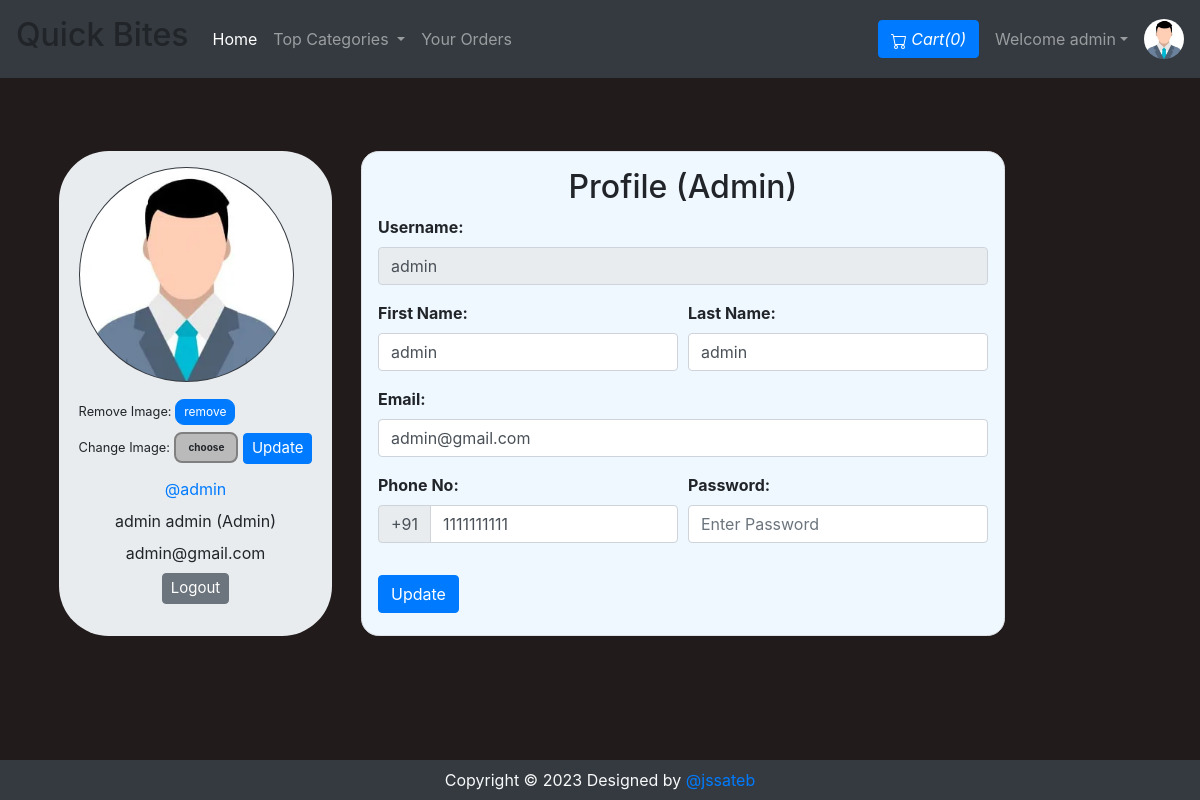
Screenshot of /viewProfile.php (signed in) with the database file from the repository.
### tables this page shows
CREATE TABLE `users` (
  `id` int(21) primary key,
  `username` varchar(21) NOT NULL,
  `firstName` varchar(21) NOT NULL,
  `lastName` varchar(21) NOT NULL,
  `email` varchar(35) NOT NULL,
  `phone` bigint(20) NOT NULL,
  `userType` enum('0','1') NOT NULL DEFAULT '0' COMMENT '0=user\r\n1=admin',
  `password` varchar(255) NOT NULL,
  `joinDate` datetime NOT NULL DEFAULT current_timestamp()
);

### viewProfile.php (the view, shortened to what this page needs)
<!DOCTYPE HTML>
<html lang="en">
<head>
    <link rel="stylesheet" href="https://stackpath.bootstrapcdn.com/bootstrap/4.2.1/css/bootstrap.min.css">
    <link rel="stylesheet" href="https://stackpath.bootstrapcdn.com/bootstrap/4.3.1/css/bootstrap.min.css">
    <link rel="stylesheet" href="https://use.fontawesome.com/releases/v5.7.2/css/all.css">
</head>
<body>
    <?php include 'partials/_dbconnect.php';?>
    <?php require 'partials/_nav.php' ?>
    <?php
        if($loggedin) {
    ?>
    <div class="container">
        <?php
            $sql = "SELECT * FROM users WHERE id='$userId'";
            $result = mysqli_query($conn, $sql);
            $row=mysqli_fetch_assoc($result);
            $username = $row['username'];
            $firstName = $row['firstName'];
            $lastName = $row['lastName'];
            $email = $row['email'];
            $phone = $row['phone'];
            $userType = $row['userType'];
            if($userType == 0) {
                $userType = "User";
            }
            else {
                $userType = "Admin";
            }
        ?>
        <div class="row">
            <div class="jumbotron p-3 mb-3" style="display: flex;justify-content: center;width: 28%;border-radius: 50px;margin: 0 auto;">
                <div class="user-info">
                    <img class="rounded-circle mb-3 bg-dark" src="img/person-<?php echo $userId; ?>.jpg" onError="this.src = 'img/profilePic.jpg'" style="width:215px;height:215px;padding:1px;">
                    <form action="partials/_manageProfile.php" method="POST">
                        <small>Remove Image: </small><button type="submit" class="btn btn-primary" name="removeProfilePic" style="font-size: 12px;padding: 3px 8px;border-radius: 9px;">remove</button>
                    </form>
                    <form action="partials/_manageProfile.php" method="POST" enctype="multipart/form-data" style="margin-top: 7px;">
                        <div class="upload-btn-wrapper">
                            <small>Change Image:</small>
                            <button class="btn upload">choose</button>
                        </div>
                        <button type="submit" name="updateProfilePic" class="btn btn-primary" style="margin-top: -20px;font-size: 15px;padding: 3px 8px;">Update</button>
                    </form>
                    <ul class="meta list list-unstyled" style="text-align:center;">
                        <li class="username my-2"><a href="viewProfile.php">@<?php echo $username ?></a></li>
                        <li class="name"><?php echo $firstName." ".$lastName; ?>
                            <label class="label label-info">(<?php echo $userType ?>)</label>
                        </li>
                        <li class="email"><?php echo $email ?></li>
                        <li class="my-2"><a href="partials/_logout.php"><button class="btn btn-secondary" style="font-size: 15px;padding: 3px 8px;">Logout</button></a></li>
                    </ul>
                </div>
            </div>
            <div class="content-panel mb-3" style="display: flex;justify-content: center;">
                <div class="border p-3" style="border: 2px solid rgba(0, 0, 0, 0.1);border-radius: 1.1rem;background-color: aliceblue;">
                    <h2 class="title text-center">Profile<span class="pro-label label label-warning"> (<?php echo $userType ?>)</span></h2>
                    <form action="partials/_manageProfile.php" method="post">
                        <div class="form-group">
                            <b><label for="username">Username:</label></b>
                            <input class="form-control" id="username" name="username" type="text" disabled value="<?php echo $username ?>">
                        </div>
                        <div class="form-row">
                        <div class="form-group col-md-6">
                            <b><label for="firstName">First Name:</label></b>
                            <input type="text" class="form-control" id="firstName" name="firstName" placeholder="First Name" required value="<?php echo $firstName ?>">
                        </div>
                        <div class="form-group col-md-6">
                            <b><label for="lastName">Last Name:</label></b>
                            <input type="text" class="form-control" id="lastName" name="lastName" placeholder="Last name" required value="<?php echo $lastName ?>">
                        </div>
                        </div>
                        <div class="form-group">
                            <b><label for="email">Email:</label></b>
                            <input type="email" class="form-control" id="email" name="email" placeholder="Enter Your Email" required value="<?php echo $email ?>">
                        </div>
                        <div class="form-row">
                            <div class="form-group  col-md-6">
                                <b><label for="phone">Phone No:</label></b>
                                <div class="input-group mb-3">
                                    <div class="input-group-prepend">
                                        <span class="input-group-text" id="basic-addon">+91</span>
                                    </div>
                                    <input type="tel" class="form-control" id="phone" name="phone" placeholder="Enter Your Phone Number" required pattern="[0-9]{10}" maxlength="10" value="<?php echo $phone ?>">
                                </div>
                            </div>
                            <div class="form-group  col-md-6">
                                <b><label for="password">Password:</label></b>
                                <input class="form-control" id="password" name="password" placeholder="Enter Password" type="password" required minlength="4" maxlength="21" data-toggle="password">
                            </div>
                        </div>
                        <button type="submit" name="updateProfileDetail" class="btn btn-primary">Update</button>
                    </form>
                </div>
            </div>
        </div>
    </div>
    <?php
        }
    ?>
    <?php require 'partials/_footer.php' ?>
</body>
</html>

### viewProfile.php (style rules this page uses)
body { background-color: #221b1b; }
.row { margin-right: 150px; margin-top: 73px; }
.upload-btn-wrapper { position: relative; overflow: hidden; display: inline-block; }
button.btn.upload { border: 2px solid gray; background-color: #bababa; border-radius: 8px; font-size: 10px; font-weight: bold; }

### rows the page displays
users: username "admin", firstName "admin", lastName "admin", userType "Admin", email "admin@gmail.com", phone "1111111111"

### other values shown
$count "0"
$username "admin"
